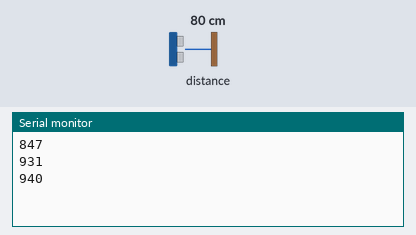
Bench run of a sketch on a simulated Arduino Uno, built with avr-gcc and run on an emulated ATmega328P. Parts: the last lines printed to the serial monitor. Inputs (shaded band) come from the test bench; at power-on: distance to the obstacle 80 cm.

Above: at 1.2 s.
1.3 s: distance to the obstacle set to 2 cm
At 1.7 s:
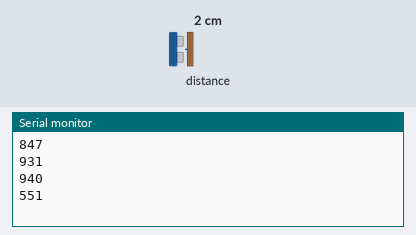
2.8 s: distance to the obstacle set to 4 cm
At 3.15 s:
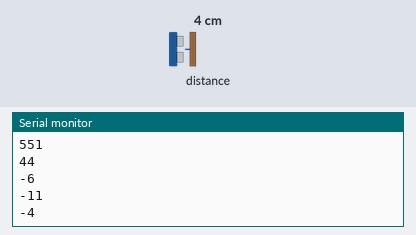
Timing chart, 0 to 5.8 s (numbered marks = the images above; inputs shaded):
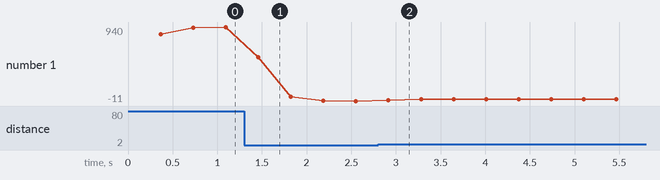

Measured:
- after the input at 1.3 s, the serial monitor: prints a new line after 0.16 s (image 1)
- after the input at 2.8 s, the serial monitor: prints a new line after 0.12 s (image 2)
- plotted number 1: 940 → -11 after the input at 1.3 s, -11 → 12 after the input at 2.8 s

The sketch:

laser_dist.ino
```cpp
#include <Wire.h>
#include <VL53L0X.h>

VL53L0X sensor;

// Раскомментируйте строку ниже, чтобы использовать дальний режим.
// Это увеличивает чувствительность датчика и расширяет его потенциальный диапазон,
// но увеличивает вероятность получения неточных показаний
// из-за отражений от объектов, отличных от намеченной цели.
// Лучше всего работает в темноте.

//#define LONG_RANGE

// Раскомментируйте одну из двух строк ниже, чтобы получить:
// - более высокую скорость за счет меньшей точности ИЛИ
// - более высокую точность за счет меньшей скорости

//#define HIGH_SPEED
//#define HIGH_ACCURACY

int dist = 0;

void setup()
{
  Serial.begin(9600);
  Wire.begin();

  sensor.setTimeout(50);
  if (!sensor.init())
  {
    Serial.println("Не удалось обнаружить и инициализировать датчик!");
    while (1) {}
  }

#if defined LONG_RANGE
  // понижает предел скорости обратного сигнала (по умолчанию 0,25 MCPS (мчип/с))
  sensor.setSignalRateLimit(0.1);
  // увеличить периоды лазерного импульса (по умолчанию 14 и 10 PCLK)
  // * - PCLK — это частота периферии
  sensor.setVcselPulsePeriod(VL53L0X::VcselPeriodPreRange, 18);
  sensor.setVcselPulsePeriod(VL53L0X::VcselPeriodFinalRange, 14);
#endif

#if defined HIGH_SPEED
  // уменьшить тайминг до 20 мс (по умолчанию около 33 мс)
  sensor.setMeasurementTimingBudget(20000);
#elif defined HIGH_ACCURACY
  // увеличить тайминг 200 мс
  sensor.setMeasurementTimingBudget(200000);
#endif
}

void loop()
{
  for (int i = 0; i <= 10; i++)
  {
    dist += sensor.readRangeSingleMillimeters() - 30;
  }
  dist = dist / 10;


  //delay(1000);
  Serial.print(dist);
  if (sensor.timeoutOccurred()) {
    Serial.print(" ТАЙМАУТ");

    sensor.setTimeout(50);
    while (!sensor.init()) {
      Serial.println("Не удалось обнаружить и инициализировать датчик!");
    }
  }
  Serial.println();
}
```
